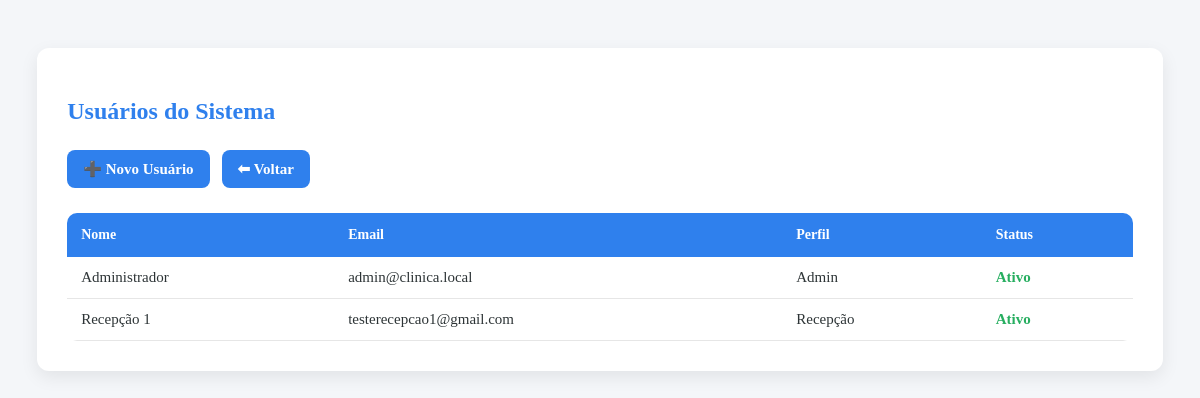
The page /users/listar.php (signed in) on the database as committed earlier.
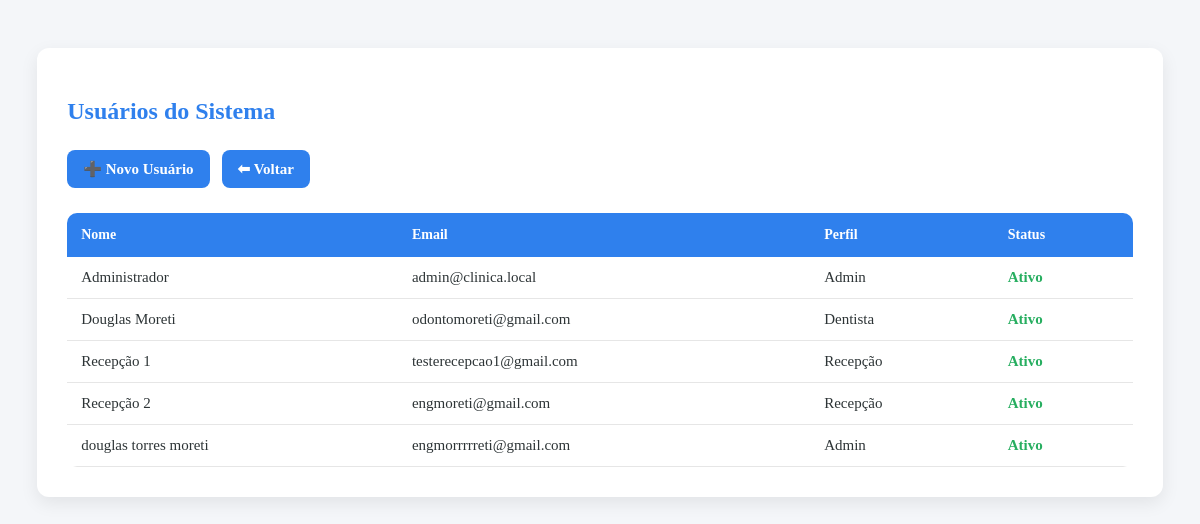
The same page on the database as committed later.
### tables this page shows
CREATE TABLE users (
    id INTEGER PRIMARY KEY AUTOINCREMENT,
    nome TEXT NOT NULL,
    email TEXT NOT NULL UNIQUE,
    senha TEXT NOT NULL,
    perfil_id INTEGER NOT NULL,
    ativo INTEGER DEFAULT 1,
    created_at DATETIME DEFAULT CURRENT_TIMESTAMP,

    FOREIGN KEY (perfil_id) REFERENCES perfis(id)
);

CREATE TABLE perfis (
    id INTEGER PRIMARY KEY AUTOINCREMENT,
    perfil TEXT NOT NULL UNIQUE
);

### users/listar.php (the view, shortened to what this page needs)
<?php
require_once '../config/conexao.php';
$sql = "
SELECT u.id, u.nome, u.email, u.ativo, p.perfil
FROM users u
JOIN perfis p ON p.id = u.perfil_id
ORDER BY u.nome
";
$usuarios = $db->query($sql)->fetchAll(PDO::FETCH_ASSOC);
?>
<!DOCTYPE html>
<html lang="pt-br">
<head>
    <link rel="stylesheet" href="../assets/css/style-listar-usuarios.css">
</head>
<body id="usuarios-page">
<div class="usuarios-container">
    <h2 class="usuarios-title">Usuários do Sistema</h2>
    <div class="usuarios-menu">
        <a href="novo.php" class="btn usuarios-btn">➕ Novo Usuário</a>
        <a href="../index.php" class="btn usuarios-btn-sec">⬅ Voltar</a>
    </div>
    <div class="usuarios-table-wrapper">
        <table class="usuarios-table">
            <thead>
                <tr>
                    <th>Nome</th>
                    <th>Email</th>
                    <th>Perfil</th>
                    <th>Status</th>
                </tr>
            </thead>
            <tbody>
            <?php foreach ($usuarios as $u): ?>
                <tr>
                    <td><?= htmlspecialchars($u['nome']) ?></td>
                    <td><?= htmlspecialchars($u['email']) ?></td>
                    <td><?= htmlspecialchars($u['perfil']) ?></td>
                    <td class="<?= $u['ativo'] ? 'usuarios-status-ativo' : 'usuarios-status-inativo' ?>">
                        <?= $u['ativo'] ? 'Ativo' : 'Inativo' ?>
                    </td>
                </tr>
            <?php endforeach; ?>
            </tbody>
        </table>
    </div>
</div>
</body>
</html>

Rows that differ between the two databases and show on the page:
added users: nome "Douglas Moreti", email "odontomoreti@gmail.com", perfil.perfil "Dentista", ativo "Ativo"
added users: nome "Recepção 2", email "engmoreti@gmail.com", perfil.perfil "Recepção", ativo "Ativo"
added users: nome "douglas torres moreti", email "engmorrrrreti@gmail.com", perfil.perfil "Admin", ativo "Ativo"
